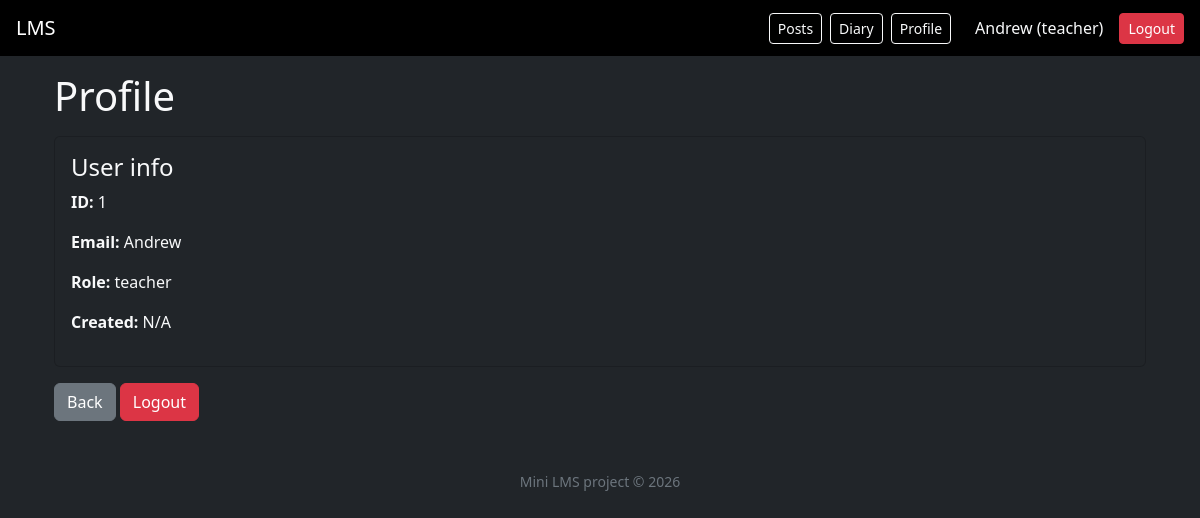
/?page=profile (signed in), run on the app's committed database.
### tables this page shows
CREATE TABLE `users` (
  `id` int(11) NOT NULL,
  `email` varchar(255) DEFAULT NULL,
  `password` varchar(255) DEFAULT NULL,
  `role` varchar(50) DEFAULT NULL
);

### controllers/ProfileController.php (called while the page is built, shortened)
<?php
class ProfileController {
    public function index() {
        $u = user();
        global $pdo;
        $stmt = $pdo->prepare("SELECT * FROM users WHERE id=?");
        $stmt->execute([$u['id']]);
        $profile = $stmt->fetch();
        render('profile', ['profile' => $profile]);
    }
}
?>

### core/helpers.php (called while the page is built, shortened)
<?php
function user(){
    return $_SESSION['user'] ?? null;
}
?>

### views/profile.php (the view)
<div class="container">
    <h1 class="mb-3">Profile</h1>
    <div class="card bg-dark text-light p-3">
        <h4>User info</h4>
        <p><b>ID:</b> <?= htmlspecialchars($profile['id']) ?></p>
        <p><b>Email:</b> <?= htmlspecialchars($profile['email']) ?></p>
        <p><b>Role:</b> <?= htmlspecialchars($profile['role']) ?></p>
        <p><b>Created:</b> <?= htmlspecialchars($profile['created_at'] ?? 'N/A') ?></p>
    </div>
    <div class="mt-3">
        <a href="?page=home" class="btn btn-secondary">Back</a>
        <a href="?page=logout" class="btn btn-danger">Logout</a>
    </div>
</div>

### views/layout/header.php (shortened to what this page needs)
<?php $u = user(); ?>
<!DOCTYPE html>
<html lang="en">
<head>
    <link href="https://cdn.jsdelivr.net/npm/bootstrap@5.3.0/dist/css/bootstrap.min.css" rel="stylesheet">
</head>
<body class="bg-dark text-light">
<nav class="navbar navbar-expand-lg navbar-dark bg-black px-3">
    <a class="navbar-brand" href="?page=home">LMS</a>
    <div class="ms-auto d-flex gap-2 align-items-center">
        <a href="?page=posts" class="btn btn-outline-light btn-sm">Posts</a>
        <?php if ($u): ?>
        <a href="?page=diary" class="btn btn-outline-light btn-sm">Diary</a>
        <?php endif; ?>
        <a href="?page=profile" class="btn btn-outline-light btn-sm">Profile</a>
        <?php if ($u): ?>
            <span class="text-light ms-3">
                <?= htmlspecialchars($u['email']) ?>
                (<?= htmlspecialchars($u['role']) ?>)
            </span>
            <a href="?page=logout" class="btn btn-danger btn-sm ms-2">Logout</a>
        <?php else: ?>
            <a href="?page=login" class="btn btn-primary btn-sm">Login</a>
            <a href="?page=register" class="btn btn-success btn-sm">Register</a>
        <?php endif; ?>
    </div>
</nav>
<div class="container mt-3">

### data on the page
users: email "Andrew", role "teacher", id "1"

### other printed values
$profile['created_at'] "N/A"
